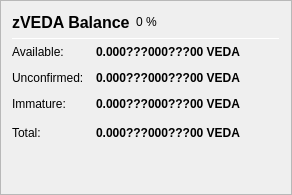
                   <widget class="QFrame" name="frame_ZerocoinBalances">
                    <property name="frameShape">
                     <enum>QFrame::StyledPanel</enum>
                    </property>
                    <property name="frameShadow">
                     <enum>QFrame::Raised</enum>
                    </property>
                    <layout class="QVBoxLayout" name="verticalLayout_7">
                     <item>
                      <layout class="QHBoxLayout" name="horizontalLayout_8" stretch="0,0,0">
                       <item>
                        <widget class="QLabel" name="label_5z_3">
                         <property name="minimumSize">
                          <size>
                           <width>0</width>
                           <height>20</height>
                          </size>
                         </property>
                         <property name="font">
                          <font>
                           <pointsize>12</pointsize>
                           <weight>75</weight>
                           <bold>true</bold>
                          </font>
                         </property>
                         <property name="text">
                          <string>zVEDA Balance</string>
                         </property>
                        </widget>
                       </item>
                       <item>
                        <widget class="QLabel" name="labelzVEDAPercent">
                         <property name="text">
                          <string notr="true">0 %</string>
                         </property>
                        </widget>
                       </item>
                       <item>
                        <spacer name="horizontalSpacer_11">
                         <property name="orientation">
                          <enum>Qt::Horizontal</enum>
                         </property>
                         <property name="sizeHint" stdset="0">
                          <size>
                           <width>40</width>
                           <height>20</height>
                          </size>
                         </property>
                        </spacer>
                       </item>
                      </layout>
                     </item>
                     <item>
                      <widget class="Line" name="line_ZerocoinBalance">
                       <property name="minimumSize">
                        <size>
                         <width>0</width>
                         <height>1</height>
                        </size>
                       </property>
                       <property name="maximumSize">
                        <size>
                         <width>16777215</width>
                         <height>1</height>
                        </size>
                       </property>
                       <property name="orientation">
                        <enum>Qt::Horizontal</enum>
                       </property>
                      </widget>
                     </item>
                     <item>
                      <layout class="QGridLayout" name="gridLayout_5">
                       <property name="spacing">
                        <number>12</number>
                       </property>
                       <item row="1" column="0">
                        <widget class="QLabel" name="labelzBalanceMatureText">
                         <property name="toolTip">
                          <string>Mature: more than 20 confirmation and more than 1 mint of the same denomination after it was minted.
These zVEDA are spendable.</string>
                         </property>
                         <property name="text">
                          <string>Available:</string>
                         </property>
                        </widget>
                       </item>
                       <item row="1" column="1">
                        <widget class="QLabel" name="labelzBalanceMature">
                         <property name="font">
                          <font>
                           <weight>75</weight>
                           <bold>true</bold>
                          </font>
                         </property>
                         <property name="toolTip">
                          <string>Mature: more than 20 confirmation and more than 1 mint of the same denomination after it was minted.
These zVEDA are spendable.</string>
                         </property>
                         <property name="text">
                          <string notr="true">0.000???000???00 VEDA</string>
                         </property>
                         <property name="alignment">
                          <set>Qt::AlignRight|Qt::AlignTrailing|Qt::AlignVCenter</set>
                         </property>
                        </widget>
                       </item>
                       <item row="2" column="0">
                        <widget class="QLabel" name="labelzBalanceUnconfirmedText">
                         <property name="toolTip">
                          <string>Unconfirmed: less than 20 confirmations
Immature: confirmed, but less than 1 mint of the same denomination after it was minted</string>
                         </property>
                         <property name="text">
                          <string>Unconfirmed:</string>
                         </property>
                        </widget>
                       </item>
                       <item row="2" column="1">
                        <widget class="QLabel" name="labelzBalanceUnconfirmed">
                         <property name="font">
                          <font>
                           <weight>75</weight>
                           <bold>true</bold>
                          </font>
                         </property>
                         <property name="toolTip">
                          <string>Unconfirmed: less than 20 confirmations
Immature: confirmed, but less than 1 mint of the same denomination after it was minted</string>
                         </property>
                         <property name="text">
                          <string notr="true">0.000???000???00 VEDA</string>
                         </property>
                         <property name="alignment">
                          <set>Qt::AlignRight|Qt::AlignTrailing|Qt::AlignVCenter</set>
                         </property>
                        </widget>
                       </item>
                       <item row="3" column="0">
                        <widget class="QLabel" name="labelzBalanceImmatureText">
                         <property name="toolTip">
                          <string>Unconfirmed: less than 20 confirmations
Immature: confirmed, but less than 1 mint of the same denomination after it was minted</string>
                         </property>
                         <property name="text">
                          <string>Immature:</string>
                         </property>
                        </widget>
                       </item>
                       <item row="3" column="1">
                        <widget class="QLabel" name="labelzBalanceImmature">
                         <property name="font">
                          <font>
                           <weight>75</weight>
                           <bold>true</bold>
                          </font>
                         </property>
                         <property name="toolTip">
                          <string>Unconfirmed: less than 20 confirmations
Immature: confirmed, but less than 1 mint of the same denomination after it was minted</string>
                         </property>
                         <property name="text">
                          <string notr="true">0.000???000???00 VEDA</string>
                         </property>
                         <property name="alignment">
                          <set>Qt::AlignRight|Qt::AlignTrailing|Qt::AlignVCenter</set>
                         </property>
                        </widget>
                       </item>
                       <item row="4" column="0">
                        <widget class="QLabel" name="labelzBalanceText">
                         <property name="toolTip">
                          <string>Your current zVEDA balance, unconfirmed and immature zVEDA included.</string>
                         </property>
                         <property name="text">
                          <string>Total:</string>
                         </property>
                        </widget>
                       </item>
                       <item row="4" column="1">
                        <widget class="QLabel" name="labelzBalance">
                         <property name="font">
                          <font>
                           <weight>75</weight>
                           <bold>true</bold>
                          </font>
                         </property>
                         <property name="cursor">
                          <cursorShape>IBeamCursor</cursorShape>
                         </property>
                         <property name="toolTip">
                          <string>Your current zVEDA balance, unconfirmed and immature zVEDA included.</string>
                         </property>
                         <property name="text">
                          <string notr="true">0.000???000???00 VEDA</string>
                         </property>
                         <property name="alignment">
                          <set>Qt::AlignRight|Qt::AlignTrailing|Qt::AlignVCenter</set>
                         </property>
                         <property name="textInteractionFlags">
                          <set>Qt::LinksAccessibleByMouse|Qt::TextSelectableByKeyboard|Qt::TextSelectableByMouse</set>
                         </property>
                        </widget>
                       </item>
                       <item row="4" column="2">
                        <spacer name="horizontalSpacer_4">
                         <property name="orientation">
                          <enum>Qt::Horizontal</enum>
                         </property>
                         <property name="sizeHint" stdset="0">
                          <size>
                           <width>40</width>
                           <height>20</height>
                          </size>
                         </property>
                        </spacer>
                       </item>
                      </layout>
                     </item>
                     <item>
                      <spacer name="verticalSpacer_4">
                       <property name="orientation">
                        <enum>Qt::Vertical</enum>
                       </property>
                       <property name="sizeHint" stdset="0">
                        <size>
                         <width>20</width>
                         <height>40</height>
                        </size>
                       </property>
                      </spacer>
                     </item>
                    </layout>
                   </widget>
